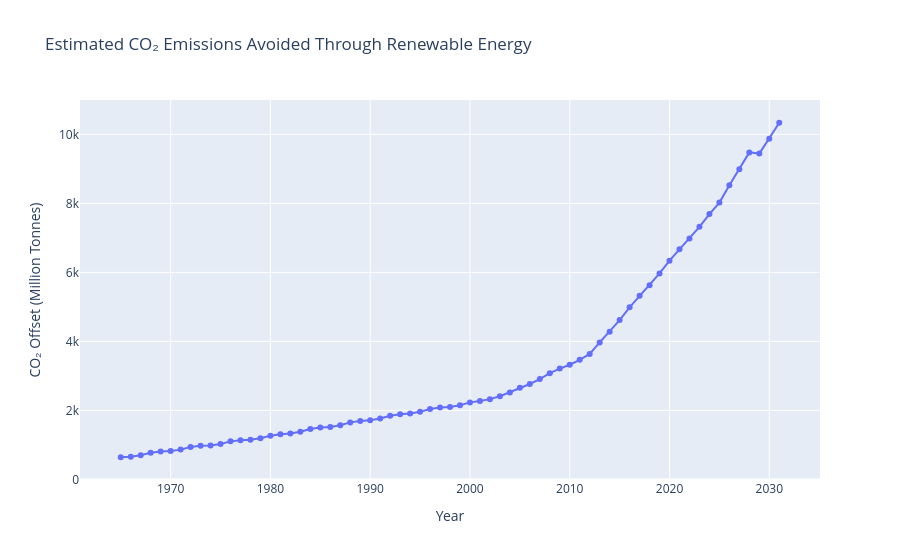

The code cell stored with this chart in its notebook:
### Code cell
import plotly.express as px

fig = px.line(
    forecast,
    x="ds",
    y="co2_offset",
    title="Estimated CO₂ Emissions Avoided Through Renewable Energy",
    labels={
        "ds": "Year",
        "co2_offset": "CO₂ Offset (Million Tonnes)"
    },
    markers=True
)

fig.show()
